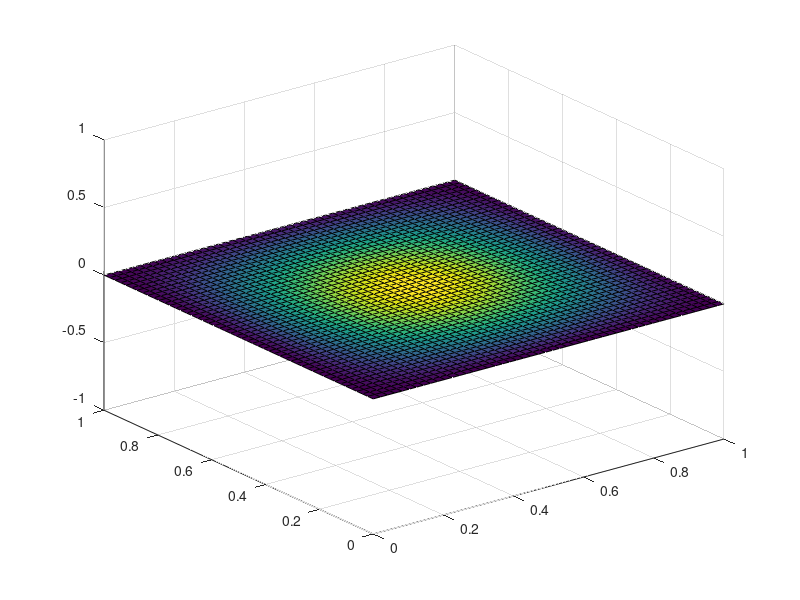

The MATLAB source for this figure:
clear all;

%This script attempts to find the solution of the heat equation in two
%dimensons with the new initial conditions given in part4.

mu = 0.1;
%mu = dx/dt;

tend = 0.2;
J = 50;

%x in [0,1].
dx = 1/J;
%y in [0,1];
dy = 1/J;
% mu = dt/dx^2;
dt = mu*dx^2;

steps = ceil(tend/dt);

%equal spacing in x and y direction.
disp('cond: mx + my <= 0.5')
if 2*mu > 0.5
    disp ('unstable:')
    disp (2*mu)
else
    disp('stable')
end

[x,y] =meshgrid(linspace(0,1,J));

%the boundary conditions are zero (of homogeneous diriclet type).
U1 = zeros(J);
U2 = zeros(J);

%the initial solution is u0(x,y) = sin(pi x) sin(pi y)
U = 15*(x - x.^2).*(y-y.^2).*exp(-50 .*((x - 0.5).^2 + (y - 0.5).^2 ));

%time loop
%figure('Renderer','zbuffer');
for t = 1:(tend/dt)
    elements = 2:J-1;  
    for i = 1:1:J
        %compute the columns where x is const.
        U1(elements,i) = mu*U(elements+1,i) + mu*U(elements-1,i); 
        %compute the columns where y is const.
        U2(i,elements) = mu*U(i,elements+1) + mu*U(i,elements-1);
    end
    Unew = (1 - 4*mu) .* U + U1 + U2;
    U = Unew;
    %surf(x,y,U); 
    %axis([0 1 0 1 -1 1]);
    %M(t)= getframe;
end

surf(x,y,U); 
axis([0 1 0 1 -1 1]);
    
